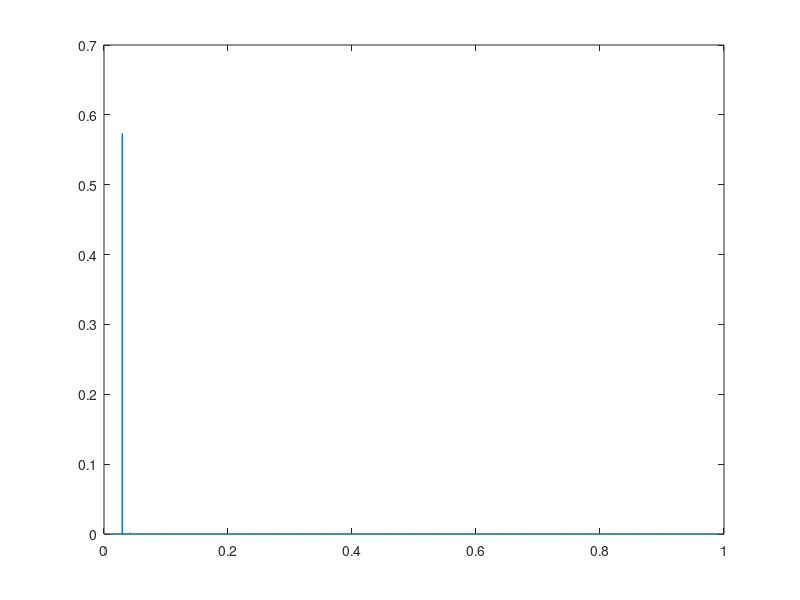
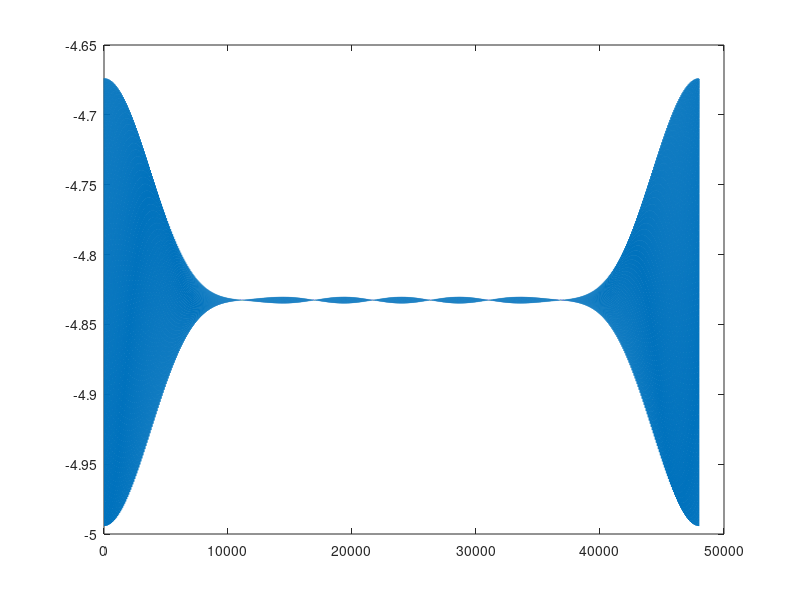
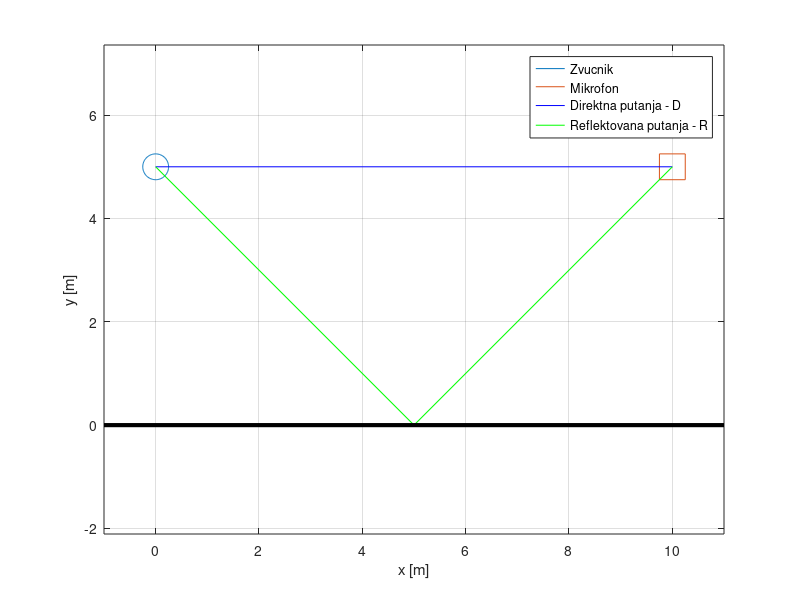

Reproduce these figures in MATLAB, in order.
clear all; close all; clc;

fs=48000;
c=340;
const=sqrt(413/(4*pi));
N=10;

hz=5; %visina zvucnika
hm=5; %visina mikofona
xm=10; %udaljenost mikrofona od zvucnika

uz=1; %usmerenost zvucnika 1-4
um=1; %usmerenost mikrofona 1-4
m=3; %materijal 1-3

teta=atan((hz+hm)/xm);
D=sqrt((xm)^2+(hz-hm)^2);

if (xm==0)
    disp('Zvucnik i mikrofon moraju biti razmaknuti!')
    return
end

if (teta==0 || isnan(teta))
    R=xm;
    r1=xm;
   
else
    R1=hz/sin(teta);
    r1=hz*xm/(hm+hz);
    R2=hm/sin(teta);
    R=R1+R2;
end

teta=teta*180/pi;

usmerenost = zeros(4,1);
usmerenost(1,1) = 1;
usmerenost(2,1) =  0.5*(1+cos(teta));
usmerenost(3,1) =  cos(teta);
usmerenost(4,1) =  0.25*(1+3*cos(teta));

Ad=const/D.*usmerenost(uz,1).*usmerenost(um, 1);
taud=D/c;
taud_odb=round(taud*fs);

Ar=const/R.*usmerenost(uz,1).*usmerenost(um, 1);
taur=R/c;
taur_odb=round(taur*fs);

odzivd=zeros(1,fs);
% odzivd(1,taud_odb)=odzivd(taud_odb) + Ad;
odzivd(taud_odb)=Ad;

odzivr=zeros(1,fs);
%odzivr(1,taur_odb)=odzivr(taur_odb) + Ar;
odzivr(taur_odb)=Ar;

f = [125 250 500 1000 2000 4000 8000];
%f_n = f/8000;
Ref = zeros(3,9);
Ref(1,:) = [0.99 0.99 0.99 0.98 0.98 0.98 0.95 0.95 0.95]; %Beton
Ref(2,:) = [0.82 0.82 0.88 0.90 0.91 0.92 0.93 0.93 0.93]; % Drvo
Ref(3,:) = [0.54 0.54 0.07 0 0 0 0 0 0]; %Panel
h = fir2(N,[0 f/(fs/2) 1],Ref(m,:));

odzivr = filter(h,1,odzivr);
odziv_ukupno = odzivr + odzivd;

t=(0:length(odziv_ukupno)-1)/fs;
figure, plot(t,odziv_ukupno);

X=fft(odziv_ukupno);
f=(0:length(X)-1)/length(X)*fs;
figure, plot(f,20*log10(abs(X)));

th = 0:pi/50:2*pi;
r=0.25;
x0 = r * cos(th);
y0 = r * sin(th) + hz;

x2 = [xm-0.25, xm+0.25, xm+0.25, xm-0.25, xm-0.25];
y2 = [hm-0.25, hm-0.25, hm+0.25, hm+0.25, hm-0.25];

figure,     
plot(x0, y0);
hold all
plot(x2, y2);
hold all
plot([0 xm], [hz hm],'b');
hold all
plot([0 r1 xm],[hz 0 hm],'-g');
hold all
plot([-1 xm+1], [0 0],'k', 'LineWidth',3);
grid
xlabel('x [m]');
ylabel('y [m]');
legend('Zvucnik','Mikrofon','Direktna putanja - D','Reflektovana putanja - R');
axis equal

Reflektovani_ugao_u_stepenima = teta